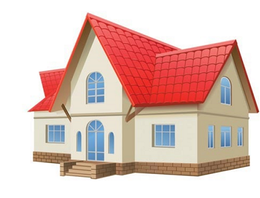
%> input picture Epipolar_Geometry/corner2.png, 260 x 198 px, shrunk from 425 x 323 before the run
$ octave harris_corner_detection.m   (GNU Octave 9; MATLAB toolbox functions it lacks are replaced by stand-ins)
%> lines starting %> are read from the running program, lines starting %| are printed output that depends on the picture
% reference : https://medium.com/data-breach/introduction-to-harris-corner-detector-32a88850b3f6
clear all;
close all;
clc;


% Take the grayscale of the original image

im=imread('corner2.png');
%> im is the input picture: size 198x260x3 uint8; mean R, G, B 222.4, 193.7, 186.3
figure
imshow(im)
im = rgb2gray(im); % its already grayscale but better for work different images
%> im: size 198x260 uint8

% Apply a Gaussian filter to smooth out any noise - decided to not to use on my images
% im = imgaussfilt (im, 4);
% figure
% imshow(im)

% Apply Sobel operator to find the x and y gradient values for every pixel in the grayscale image
dx=[1 0 -1; 2 0 -2; 1 0 -1];
dy=[1 2 1; 0 0 0; -1 -2 -1];

Ix=conv2(im, dx, 'same');
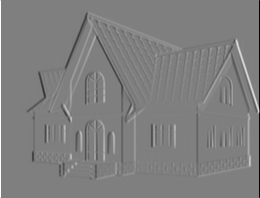
%> Ix: size 198x260 double; min -1020, max 1020, mean 0; drawn with min black and max white
Iy=conv2(im, dy, 'same');
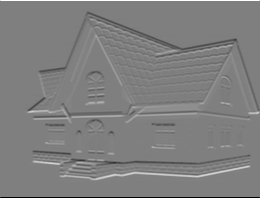
%> Iy: size 198x260 double; min -1020, max 1020, mean 0; mean of the top-left, top-right, bottom-left and bottom-right quarters 5.9, -0.4, -5.9, 0.4; drawn with min black and max white

% For each pixel p in the grayscale image,
% consider a 3×3 window around it and compute the corner strength function. Call this its Harris value

Ix2 = Ix .^ 2;
Iy2 = Iy .^ 2;
Ixy = Ix .* Iy;

kernel_size = 3;

% Compute the sums of the products of derivatives at each pixel according
% to the kernel size

sum_all = ones([kernel_size,kernel_size]);

Sx2 = conv2(Ix2, sum_all, 'same');
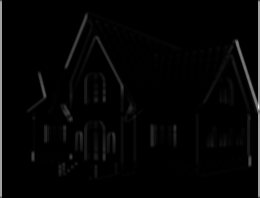
%> Sx2: size 198x260 double; min 0, max 4909145, mean 101492.4; drawn with min black and max white
Sy2 = conv2(Iy2, sum_all, 'same');
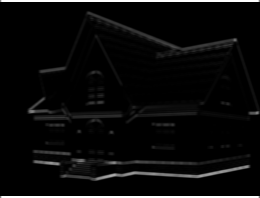
%> Sy2: size 198x260 double; min 0, max 3121200, mean 127814.1; drawn with min black and max white
Sxy = conv2(Ixy, sum_all, 'same');
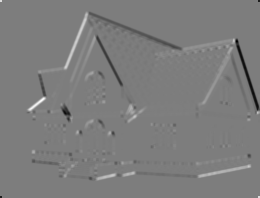
%> Sxy: size 198x260 double; min -775297, max 801066, mean -1612.4; drawn with min black and max white

kernel_size = 3;
k = 0.04;
Threshold = 2.5*10e+09;

[numOfRows, numOfColumns] = size(im);
%> numOfRows = 198; numOfColumns = 260

R_avg = 0;
for x=1:numOfRows
   for y=1:numOfColumns
       % 4) Define at each pixel(x, y) the matrix M
       M = [Sx2(x, y) Sxy(x, y); Sxy(x, y) Sy2(x, y)];

       % 5) Compute the response of the detector at each pixel
       R = det(M) - k * (trace(M) ^ 2);

       % 6) Threshold on value of R
       if (R > Threshold)
          im = insertMarker(im,[y,x]);

       %take sum of R for average after
       R_avg = R_avg + R;
       end
   end
end
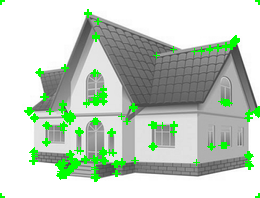
%> im: size 198x260x3 uint8; mean R, G, B 191.8, 206, 191.8
%> after the loop, R_avg = 1.03e+14


R_avg = R_avg / (numOfRows*numOfColumns);
%> R_avg = 1.99e+09

disp(sprintf("average of R is : %d", R_avg));
%| average of R is : 1.99349e+09
disp(sprintf("So its better to try threshold between: %d", R_avg * 4));
%| So its better to try threshold between: 7.97397e+09
disp(sprintf("and %d" , R_avg * 5));
%| and 9.96746e+09

figure
imshow(im)

im=imread('corner2.png');
im = rgb2gray(im);
%im = imgaussfilt (im, 4);
C = corner(im);
%> C = 116 rows, first 12: [259 112; 236 41; 249 166; 45 98; 30 112; 60 165; 80 133; 35 161; 71 118; 112 133; 97 38; 97 178]
figure
imshow(im)
hold on
plot(C(:,1),C(:,2),'r*');
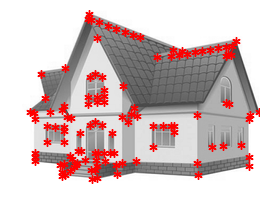
%> figure redrawn from the program's plot data
